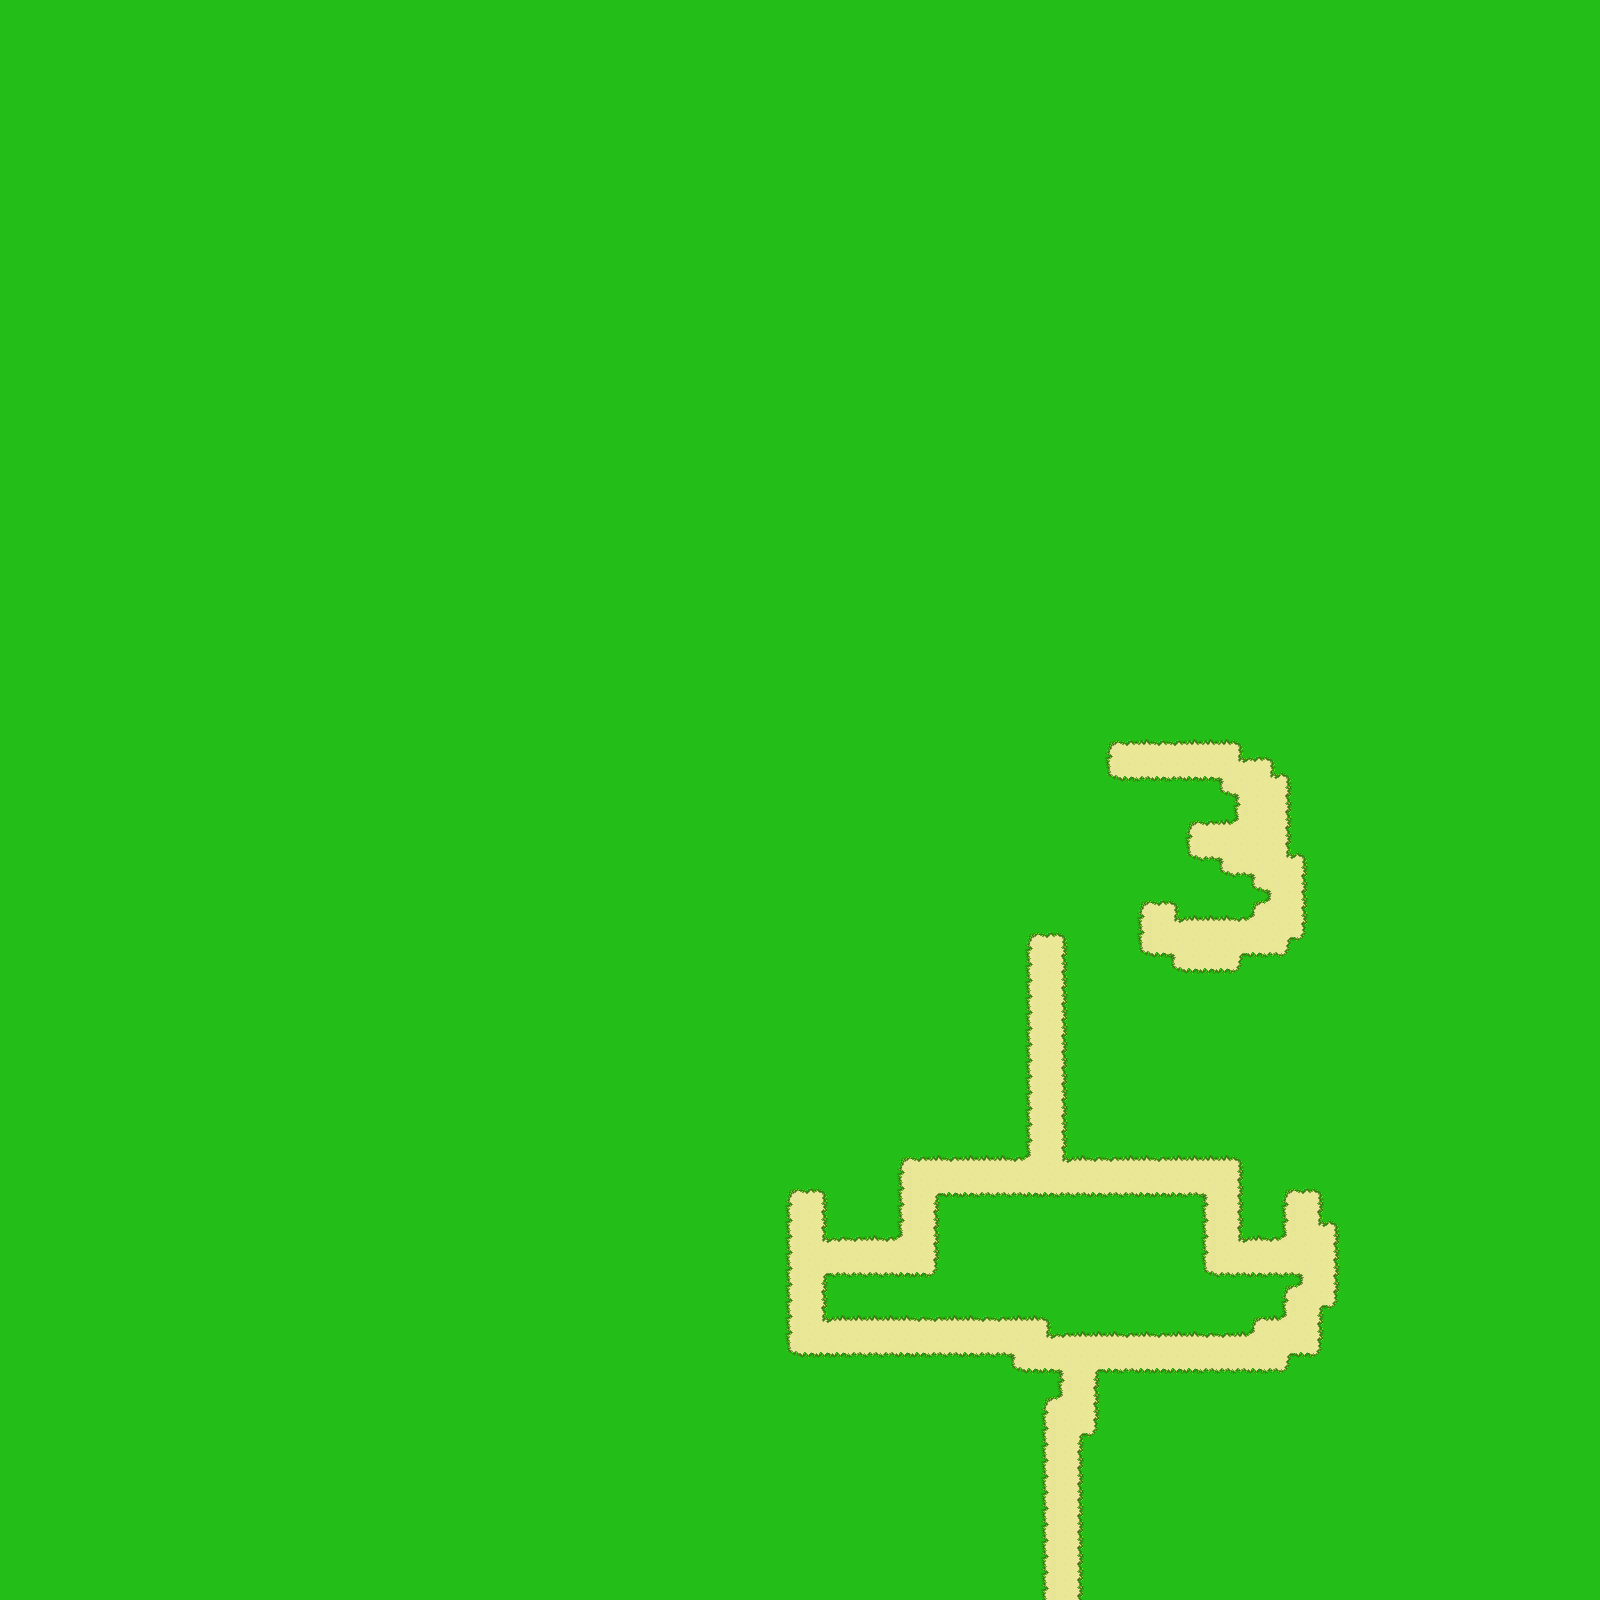

Below is a game level as drawn by its tile map, then a one-line description and the .tmx that defines it (tile-layer data replaced by summaries):
An orthogonal 100x100 tile map with 16x16 px tiles, 1 tile layer (Base Layer) and 7 objects (Exit, Entrance, Spawn1, Spawn2, Spawn3, ...).

<map version="1.0" tiledversion="1.1.5" orientation="orthogonal" renderorder="right-down" width="100" height="100" tilewidth="16" tileheight="16" infinite="0" nextobjectid="14">
 <properties>
  <property name="Building" type="bool" value="true" />
  <property name="WorkerBuilding" type="bool" value="true" />
 </properties>
 <tileset firstgid="1" source="..\Tilesets\tilesetManorGrounds.tsx" />
 <layer name="Base Layer" width="100" height="100">
  <data>[10000 cells, 10000 non-empty, 18 distinct tile ids]</data>
 </layer>
 <objectgroup name="Travel Layer">
  <object id="1" name="Exit" x="1030" y="1585.5" width="69" height="13">
   <properties>
    <property name="Map" value="mapManorGrounds" />
   </properties>
  </object>
  <object id="2" name="Entrance" x="1058.58" y="1557.17" width="9" height="7.5">
   <properties>
    <property name="Map" value="mapManorGrounds" />
   </properties>
  </object>
 </objectgroup>
 <objectgroup name="Building Layer">
  <object id="4" name="Spawn1" x="802.667" y="1202.67" width="8.3333" height="13.3333" />
  <object id="5" name="Spawn2" x="1045.33" y="947.667" width="6.3333" height="12.6667" />
  <object id="6" name="Spawn3" x="1298.67" y="1202.85" width="9.33333" height="11.6364" />
  <object id="9" name="BuildingChest" x="1075.5" y="1317" width="8.5" height="7" />
  <object id="11" name="Pantry" x="1014.25" y="1200.25" width="63.5" height="63.5" />
 </objectgroup>
</map>
